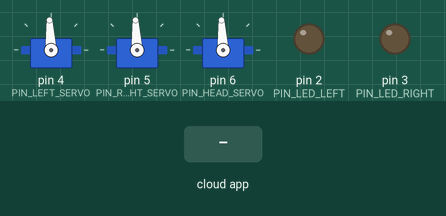
Bench run of a sketch on a simulated Arduino Uno, built with avr-gcc and run on an emulated ATmega328P. Shown: 3 × servo, output pins drawn as LEDs (lit = HIGH). Dashed ring = blinking. Inputs (shaded band) come from the test bench. The RemoteXY app is connected.

Above: at 1.2 s.
1.3 s: the phone or cloud app sets switch_1 to 1
At 1.55 s:
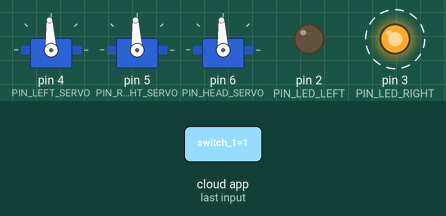
4.3 s: the phone or cloud app sets slider_left to 0
At 4.55 s:
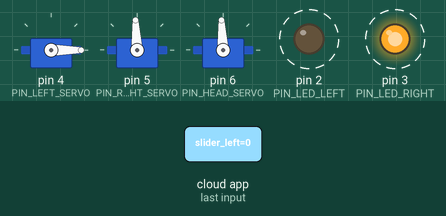
7.3 s: the phone or cloud app sets slider_right to 0
At 7.55 s:
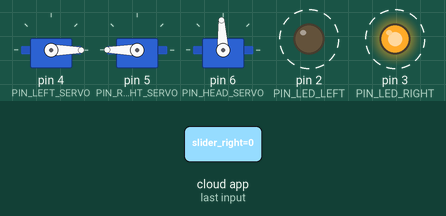
10.3 s: the phone or cloud app sets slider_head to 0
At 10.55 s:
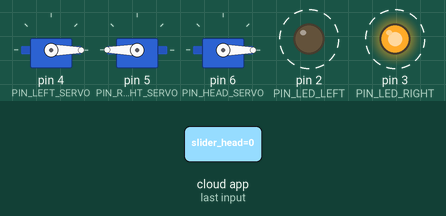
13.3 s: the phone or cloud app sets switch_1 to 0
At 14.2 s:
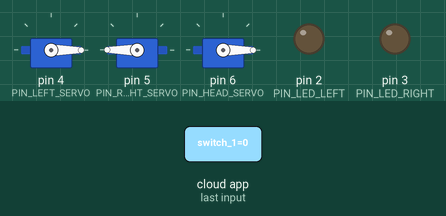
14.8 s: the phone or cloud app sets button_left to 1
At 15.3 s:
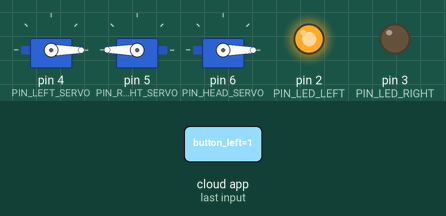
Timing chart, 0 to 17.3 s (numbered marks = the images above; inputs shaded):
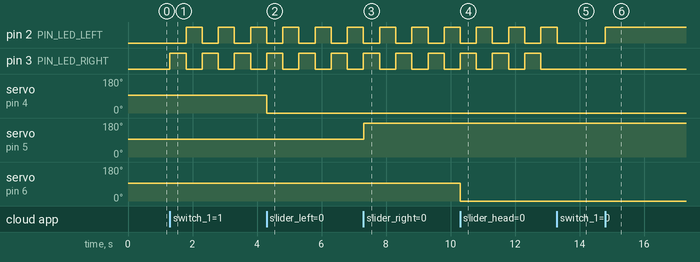

Measured:
- after the input at 1.3 s, pin 2 (PIN_LED_LEFT): alternates HIGH for 0.50 s and LOW for 0.50 s, starting after 0.50 s; pin 3 (PIN_LED_RIGHT): alternates HIGH for 0.50 s and LOW for 0.50 s, starting at once
- after the input at 4.3 s, servo on pin 4 (PIN_LEFT_SERVO): 93° → 0° at once
- after the input at 7.3 s, servo on pin 5 (PIN_RIGHT_SERVO): 93° → 180° at once
- after the input at 10.3 s, servo on pin 6 (PIN_HEAD_SERVO): 93° → 0° at once
- after the input at 13.3 s, pin 2 (PIN_LED_LEFT): goes on until 13.3 s, then stays LOW; pin 3 (PIN_LED_RIGHT): stays LOW (without the input it goes to HIGH after 0.00 s)
- after the input at 14.8 s, pin 2 (PIN_LED_LEFT): LOW → HIGH at once

The sketch:

BluetoothRobot.ino
```cpp
#include <RemoteXY.h>
#include <Servo.h>

#define REMOTEXY_SERIAL Serial
#define REMOTEXY_SERIAL_SPEED 9600
#define PIN_LED_LEFT 2
#define PIN_LED_RIGHT 3
#define PIN_LEFT_SERVO 4
#define PIN_RIGHT_SERVO 5
#define PIN_HEAD_SERVO 6
#define REMOTEXY_MODE__SERIAL

Servo left_servo;
Servo right_servo;
Servo head_servo;

unsigned char RemoteXY_CONF[] =
  { 6,0,79,0,1,5,4,0,5,7
  ,11,56,2,4,0,84,7,11,56,2
  ,4,128,20,13,60,11,2,129,0,26
  ,3,49,6,0,208,161,97,114,100,98
  ,111,97,114,100,32,82,111,98,111,116
  ,0,1,0,25,29,16,16,1,76,0
  ,1,0,60,29,16,16,1,82,0,2
  ,0,38,51,24,10,2,79,78,0,79
  ,70,70,0 };

struct {
  unsigned char slider_left;
  unsigned char slider_right;
  unsigned char slider_head;
  unsigned char button_left;
  unsigned char button_right;
  unsigned char switch_1;
  unsigned char connect_flag;
}
RemoteXY;

unsigned char led_state = 0;
unsigned long led_time=0;
unsigned long prev_time=0;

void setup()
{
  RemoteXY_Init ();

  pinMode (PIN_LED_LEFT, OUTPUT);
  pinMode (PIN_LED_RIGHT, OUTPUT);

  left_servo.attach(PIN_LEFT_SERVO);
  right_servo.attach(PIN_RIGHT_SERVO);
  head_servo.attach(PIN_HEAD_SERVO);

  RemoteXY.slider_left=50;
  RemoteXY.slider_right=50;
  RemoteXY.slider_head=50;
}

void loop()
{
  RemoteXY_Handler ();

  unsigned long time = millis();
  unsigned long d_time = time - prev_time;
  prev_time = time;
  if (RemoteXY.switch_1==0) {
    digitalWrite(PIN_LED_LEFT, (RemoteXY.button_left==0)?LOW:HIGH);
    digitalWrite(PIN_LED_RIGHT, (RemoteXY.button_right==0)?LOW:HIGH);
  }
  else
  {
    led_time+=d_time;
    if (led_time>500)
    {
      if (led_state==0) led_state=1;
      else  led_state=0;
      led_time-=500;
    }
    digitalWrite(PIN_LED_LEFT, (led_state==0)?LOW:HIGH);
    digitalWrite(PIN_LED_RIGHT, (led_state==1)?LOW:HIGH);
  }
  left_servo.writeMicroseconds(RemoteXY.slider_left*20+500);
  right_servo.writeMicroseconds(2500-RemoteXY.slider_right*20);
  head_servo.writeMicroseconds(RemoteXY.slider_head*20+500);
}
```
